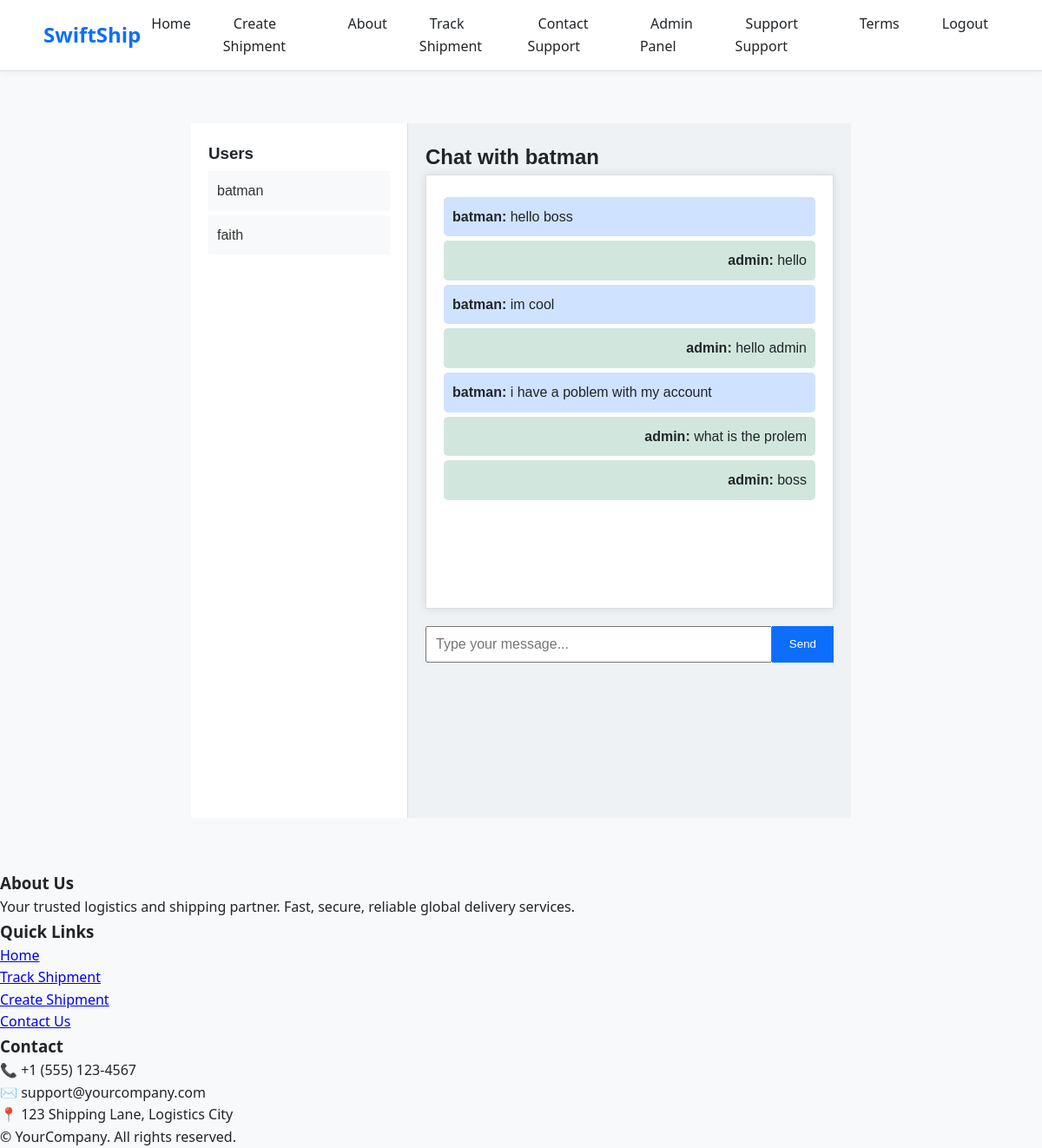
/chat_admin/?user=2 (signed in), run on the app's committed database.
### app/models.py (models this page shows, shortened)
class PrivateChat(models.Model):
    sender = models.ForeignKey(User, on_delete=models.CASCADE, related_name='sent_messages')
    receiver = models.ForeignKey(User, on_delete=models.CASCADE, related_name='received_messages')
    message = models.TextField()
    timestamp = models.DateTimeField(auto_now_add=True)
    is_read = models.BooleanField(default=False)

### app/views.py (the view, shortened to what this page needs)
# urls.py: path('chat_admin/', views.chat_admin, name='chat_admin'),
@login_required
@user_passes_test(lambda u: u.is_staff)
def chat_admin(request):
    storage = get_messages(request)
    list(storage)  # Clear all queued messages
    PrivateChat.objects.filter(receiver=request.user, is_read=False).update(is_read=True)
    users = User.objects.exclude(id=request.user.id)
    selected_user = None
    messages_qs = []
    selected_user_id = request.GET.get('user')
    if selected_user_id:
        try:
            selected_user = User.objects.get(id=selected_user_id)
            messages_qs = PrivateChat.objects.filter(
                Q(sender=request.user, receiver=selected_user) |
                Q(sender=selected_user, receiver=request.user)
            ).order_by('timestamp')
            PrivateChat.objects.filter(sender=selected_user, receiver=request.user, is_read=False).update(is_read=True)
        except User.DoesNotExist:
            selected_user = None
    return render(request, 'chat/chat_admin.html', {
        'users': users,
        'messages': messages_qs,
        'selected_user': selected_user
    })

### templates/chat/chat_admin.html (shortened to what this page needs)
{% extends 'base.html' %}
{% block content %}
{% load static %}
<div class="chat-admin-container">
    <div class="sidebar">
        <h3>Users</h3>
        {% for user in users %}
            <a href="?user={{ user.id }}" class="user-link">
                {{ user.username }}
            </a>
        {% empty %}
            <p>No users available.</p>
        {% endfor %}
    </div>
    <div class="chat-section">
        {% if selected_user %}
            <h2>Chat with {{ selected_user.username }}</h2>
            <div class="chat-box">
                {% for msg in messages %}
                    <div class="message {% if msg.sender == request.user %}admin{% else %}user{% endif %}">
                        <strong>{{ msg.sender.username }}:</strong> {{ msg.message }}
                    </div>
                {% empty %}
                    <p>No messages yet.</p>
                {% endfor %}
            </div>
            <form method="POST">
                <input type="text" name="message" placeholder="Type your message..." required>
                <button type="submit">Send</button>
            </form>
        {% else %}
            <h2>Select a user to chat with</h2>
        {% endif %}
    </div>
</div>
{% endblock %}

### templates/base.html (style rules this page uses)
:root { --primary-color: #0d6efd; --background-color: #f8f9fa; --text-color: #212529; --nav-bg: #fff; --border-color: #ddd; --card-bg: #fff; --hover-bg: #e9ecef; --success: #28a745; --error: #dc3545; --info: #17a2b8; }
* { box-sizing: border-box; margin: 0; padding: 0; }
body { font-family: 'Segoe UI', sans-serif; background-color: var(--background-color); color: var(--text-color); line-height: 1.6; }

### templates/chat/chat_admin.html (style rules this page uses)
.chat-admin-container { font-family: Arial, sans-serif; background: #eef2f5; display: flex; }
.chat-admin-container .sidebar { width: 250px; background: #fff; border-right: 1px solid #ddd; height: 100vh; overflow-y: auto; padding: 20px; }
.chat-admin-container .sidebar h3 { margin-top: 0; }
.chat-admin-container .user-link { display: block; padding: 10px; margin: 5px 0; background: #f8f9fa; text-decoration: none; color: #333; }
.chat-admin-container .chat-section { flex: 1; padding: 20px; }
.chat-admin-container .chat-box { background: white; border: 1px solid #ddd; padding: 20px; height: 500px; overflow-y: scroll; box-shadow: 0 0 10px rgba(0,0,0,0.1); }
.chat-admin-container .message { padding: 10px; margin: 5px 0; border-radius: 5px; }
.chat-admin-container .admin { background: #d1e7dd; text-align: right; }
.chat-admin-container .user { background: #cfe2ff; text-align: left; }
.chat-admin-container form { display: flex; margin-top: 20px; }
.chat-admin-container input[type="text"] { flex: 1; padding: 10px; font-size: 16px; }
.chat-admin-container button { padding: 10px 20px; background: #0d6efd; color: white; border: none; }

### data on the page
PrivateChat: sender.username "batman", message "hello boss"
PrivateChat: sender.username "admin", message "hello"
PrivateChat: sender.username "batman", message "im cool"
PrivateChat: sender.username "admin", message "hello admin"
PrivateChat: sender.username "batman", message "i have a poblem with my account"
PrivateChat: sender.username "admin", message "what is the prolem"
PrivateChat: sender.username "admin", message "boss"

### other printed values
{{ user.username }} "batman"
{{ user.username }} "faith"
{{ selected_user.username }} "batman"
